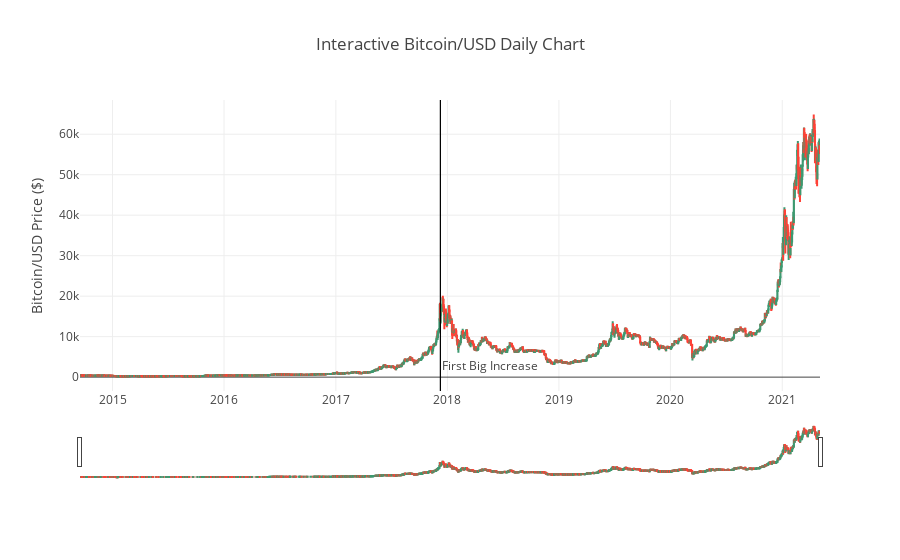

The notebook cell this image was saved under:
### Code cell
# Plot User Interactive Bitcoin/USD Daily Data
fig = go.Figure(data=[go.Candlestick(x=df['Date'],
                open=df['Open'],
                high=df['High'],
                low=df['Low'],
                close=df['Close'])])

fig.layout.update(
    title='Interactive Bitcoin/USD Daily Chart',
    yaxis_title='Bitcoin/USD Price ($)',
    shapes = [dict(
        x0='2017-12-09', x1='2017-12-09', y0=0, y1=1, xref='x', yref='paper',
        line_width=1)],
    annotations=[dict(
        x='2017-12-09', y=0.05, xref='x', yref='paper',
        showarrow=False, xanchor='left', text='First Big Increase')]
)


fig.show()

### Figure 1 — Plotly figure (JSON) as saved in the notebook; plotly's stock layout.template omitted (floating-point values rounded to 4 significant figures; data arrays with more than 128 entries replaced by an {"elided": "..."} marker saying what was removed)
{"data": [{"close": {"elided": "2418 float values"}, "high": {"elided": "2418 float values"}, "low": {"elided": "2418 float values"}, "open": {"elided": "2418 float values"}, "type": "candlestick", "uid": "5e52a3cf-7973-43c5-90b3-79d723246d0a", "x": {"elided": "2418 str values"}}], "layout": {"annotations": [{"showarrow": false, "text": "First Big Increase", "x": "2017-12-09", "xanchor": "left", "xref": "x", "y": 0.05, "yref": "paper"}], "shapes": [{"line": {"width": 1}, "x0": "2017-12-09", "x1": "2017-12-09", "xref": "x", "y0": 0, "y1": 1, "yref": "paper"}], "title": {"text": "Interactive Bitcoin/USD Daily Chart"}, "yaxis": {"title": {"text": "Bitcoin/USD Price ($)"}}}}
